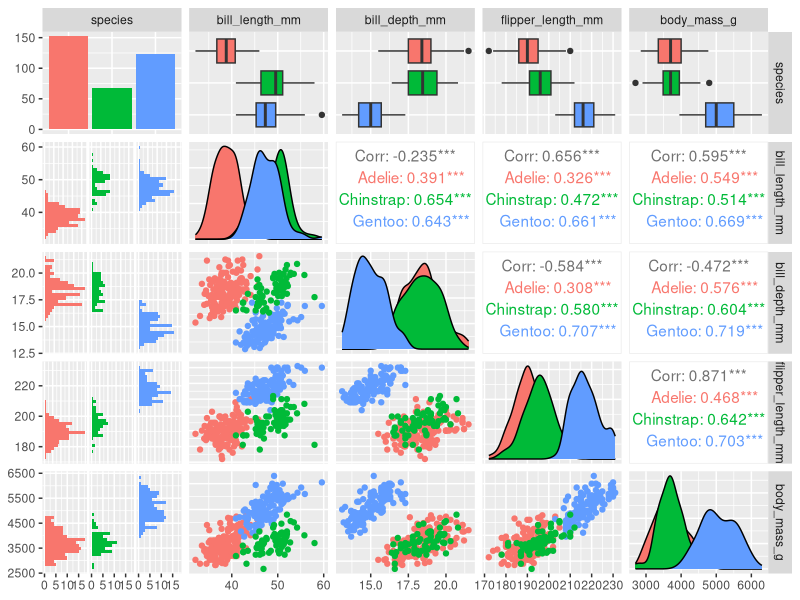
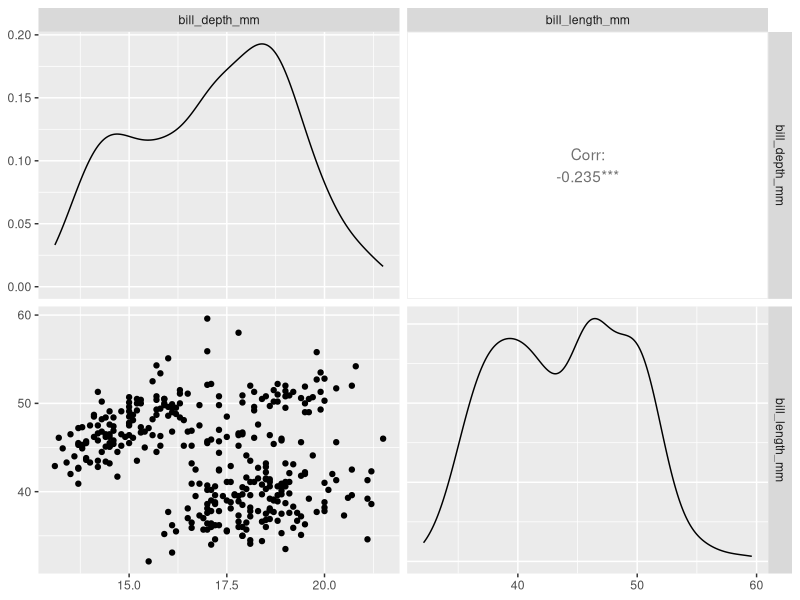

Recreate these plots in R, in order. (Note: this script raises an error after producing the figures.)
# Gabi Faton
# 02-23-2023


library(palmerpenguins)
library(tidyverse)
library(GGally)
library(broom)

head(penguins)

penguins %>%
  select(species, bill_length_mm, bill_depth_mm, flipper_length_mm,body_mass_g) %>%
  GGally::ggpairs(aes(color=species))


penguins %>%
  select(bill_depth_mm, bill_length_mm) %>%
  ggpairs()


# Linear Model

lm1 = lm(bill_depth_mm ~ bill_length_mm, data=penguins)
class(lm1)
summary(lm1)


ggplot(data = penguins,aes(x=bill_length_mm, y=bill_deptj_mm)) +
  geom_point()+
  geom_smooth(method = "lm")

plot(lm1)


gentoo=penguins %>%
  filter(species=="Gentoo")
gentoo %>%
  select(bill_depth_mm, bill_length_mm, data=gentoo)

lm2=lm(bill_depth_mm~bill_length_mm, data=gentoo)
summary(lm2)

plot(lm2)

ggplot(data = gentoo, aes(x=bill_length_mm, y=bill_depth_mm))+
  geom_point() +
  geom_smooth(data = gentoo, aes(x=bill_length_mm, y=bill_depth_mm), method = "lm")

# plot each species separately

ggplot(data = penguins)+
  geom_point(aes(x=bill_length_mm, y=bill_depth_mm, color=species))+
  geom_smooth(aes(x=bill_length_mm, y=bill_depth_mm, color=species), method = "lm")+
  geom_smooth(aes(x=bill_length_mm, y=bill_depth_mm,))





















